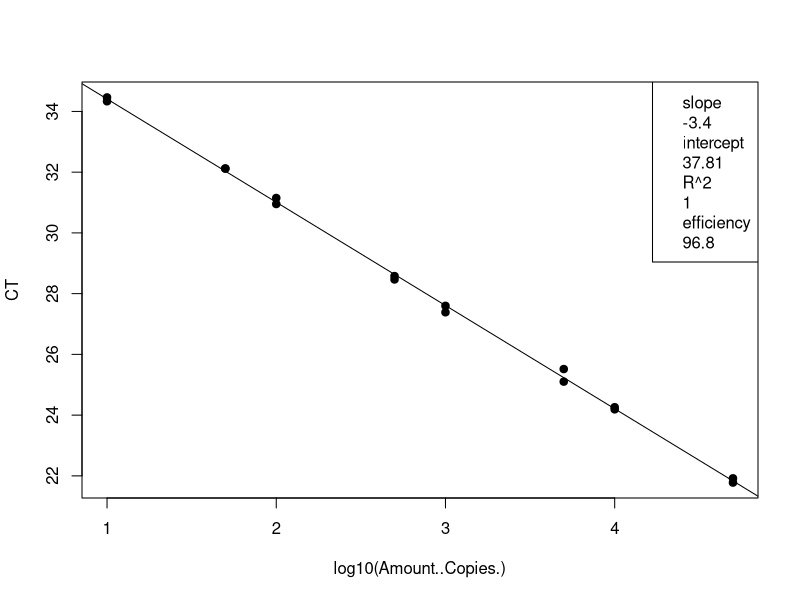
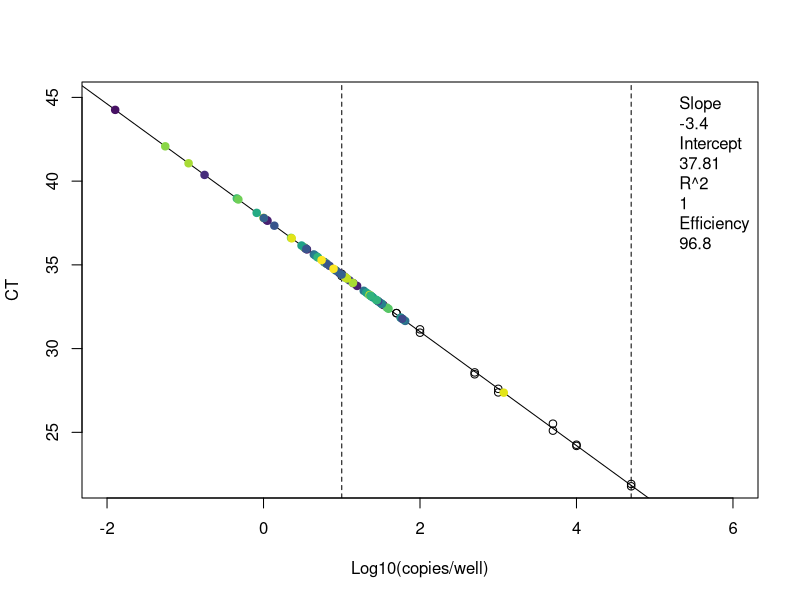
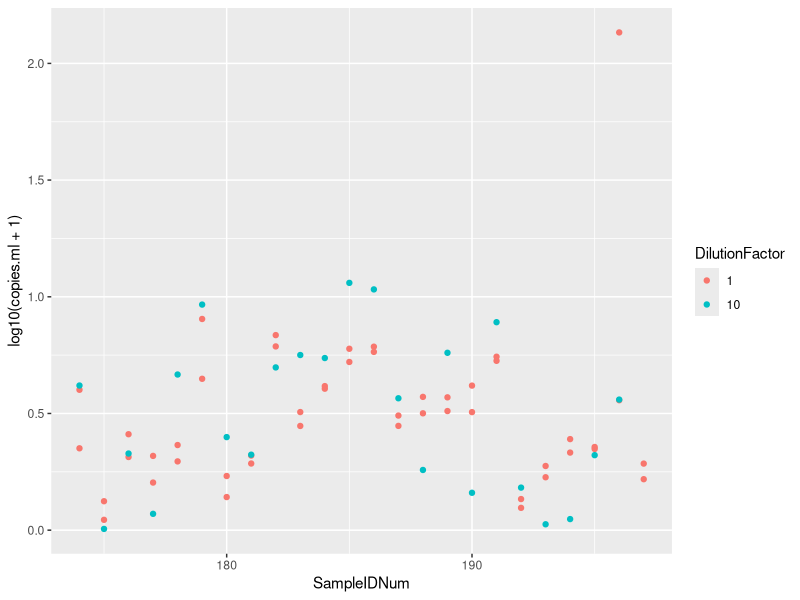

Write R code to recreate these figures, in order.
## ---- chunk 1
knitr::opts_chunk$set(echo = TRUE)

## ---- chunk 2
# clear workspace
rm(list=ls())

# load the data (note data file must be in this repository)
data <- read.csv("Plate9_Entero_qPCRConversion.csv")
## ---- chunk 3
# linear regression of standard curve
standards = subset(data, Name == "STANDARD")
standardCurve <- lm(CT ~ log10(Amount..Copies.), data = standards)

# save the line info
standard_slope = standardCurve$coefficients[2]
standard_intercept = standardCurve$coefficients[1]
R2 = summary(standardCurve)$r.squared
efficiency =  (10^(-1/standardCurve$coefficients[2])-1)*100

# plot standards and best fit line
standardCurvePlot <- plot(CT ~ log10(Amount..Copies.), data = standards, pch=19) 
abline(coef(standardCurve)) 
legend("topright", legend = c(paste= "slope", round(standard_slope, 2), paste= "intercept", round(standard_intercept, 2), paste= "R^2", round(R2, 2), paste = "efficiency", round(efficiency, 1)))
## ---- chunk 4
# data set of unknowns including info on standard curve
unknowns = subset(data, Name == "UNKNOWN")

# add new columns to the data table
unknowns$plate_num = 9 # note:change to the actual plate number
unknowns$standard_slope = standard_slope
unknowns$standard_intercept = standard_intercept
unknowns$R2 = R2
unknowns$efficiency = efficiency
  
# add a new column that interpolates copies/well from Ct for the unknowns
unknowns$log.copies.well = (unknowns$CT - standard_intercept)/standard_slope
unknowns$copies.well = 10^unknowns$log.copies.well

# copies/ul extract accounting for dilution factor
vol.well = 3 # note:change to qPCR template volume in ul
unknowns$vol.well = vol.well
unknowns$copies.ul = ((unknowns$copies.well/vol.well)*unknowns$DilutionFactor)

# copies/extraction
vol.elution = 110 #note:change to DNA extraction elution volume in ul
unknowns$vol.elution = vol.elution
unknowns$copies.extraction = (unknowns$copies.ul*vol.elution)

# copies/ml #Volume is volume of sample filtered in mL
unknowns$copies.ml = (unknowns$copies.extraction/unknowns$Volume)
## ---- chunk 5
# set up the color palette
library(viridis)
unknowns$SampleIDNum = as.factor(as.character(unknowns$SampleIDNum)) # change to factor for colors
Colors = viridis(n=nlevels(unknowns$SampleIDNum)) # set the color levels to call on later

# check the range and adjust the limits in plot
range(unknowns$CT, na.rm=T) # y limits
range(unknowns$log.copies.well, na.rm =T) # x limits

# plot the standard curve again
standardCurvePlot <- plot(CT ~ log10(Amount..Copies.), data = standards,
                          xlim = c(-2,6), ylim = c(22,45),
                          xlab = "Log10(copies/well)",
                          ylab = "CT") 

# add boundaries and standard line
abline(v=log10(10), lty=2)
abline(v=log10(50000), lty=2)
abline(coef(standardCurve)) 

# add the sample data
standardCurvePlot <- points(CT ~ log.copies.well, data = unknowns, pch=19, 
                            col = Colors[unknowns$SampleIDNum])
legend("topright", inset = 0.002, box.lty=0, legend=c(paste= "Slope", round(standardCurve$coefficients[2], 2), 
                                                      paste= "Intercept", round(standardCurve$coefficients[1], 2), 
                                                      paste= "R^2", round(summary(standardCurve)$r.squared, 2),
                                                      paste = "Efficiency", round((10^(-1/standardCurve$coefficients[2])-1)*100, 1)))

## ---- chunk 6
# make a plot that compares the diluted to undiluted replicates for each sample including dilution factor
library("ggplot2")
unknowns$SampleIDNum <- as.numeric(as.character(unknowns$SampleIDNum)) # change to numeric
unknowns$DilutionFactor <- as.factor(as.character(unknowns$DilutionFactor)) # change to factor
qplot(SampleIDNum,log10(copies.ml+1), data=unknowns, col=DilutionFactor)
## ---- chunk 7
# write csv file
write.csv(unknowns, file = "Plate9_Entero_ConvertedData.csv", row.names=FALSE, na="")

# average the replicates (if not strongly inhibited) and make a new file
library(dplyr)
data.average = unknowns %>% group_by(SampleIDNum) %>% summarise(copies.ml = mean(copies.ml, na.rm = T))
write.csv(data.average, file = "Plate9_Entero_Averaged.csv", row.names=FALSE, na="")
